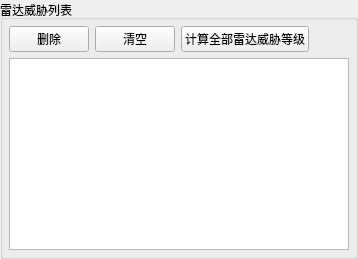
    <widget class="QGroupBox" name="groupThreatTable">
     <property name="title">
      <string>雷达威胁列表</string>
     </property>
     <layout class="QVBoxLayout" name="verticalLayout_table">
      <property name="leftMargin">
       <number>6</number>
      </property>
      <property name="topMargin">
       <number>6</number>
      </property>
      <property name="rightMargin">
       <number>6</number>
      </property>
      <property name="bottomMargin">
       <number>6</number>
      </property>
      <item>
       <layout class="QHBoxLayout" name="horizontalLayout_tableBtns">
        <item>
         <widget class="QPushButton" name="btnRemoveRows">
          <property name="text">
           <string>删除</string>
          </property>
         </widget>
        </item>
        <item>
         <widget class="QPushButton" name="btnClearTable">
          <property name="text">
           <string>清空</string>
          </property>
         </widget>
        </item>
        <item>
         <widget class="QPushButton" name="btnCalcAllRadarThreats">
          <property name="text">
           <string>计算全部雷达威胁等级</string>
          </property>
         </widget>
        </item>
        <item>
         <spacer name="horizontalSpacer_table">
          <property name="orientation">
           <enum>Qt::Horizontal</enum>
          </property>
          <property name="sizeHint" stdset="0">
           <size>
            <width>40</width>
            <height>20</height>
           </size>
          </property>
         </spacer>
        </item>
       </layout>
      </item>
      <item>
       <widget class="QTableWidget" name="tableThreatList">
        <property name="sizePolicy">
         <sizepolicy hsizetype="Expanding" vsizetype="Expanding">
          <horstretch>1</horstretch>
          <verstretch>1</verstretch>
         </sizepolicy>
        </property>
        <property name="minimumSize">
         <size>
          <width>0</width>
          <height>100</height>
         </size>
        </property>
        <property name="alternatingRowColors">
         <bool>true</bool>
        </property>
        <property name="selectionMode">
         <enum>QAbstractItemView::ExtendedSelection</enum>
        </property>
        <property name="selectionBehavior">
         <enum>QAbstractItemView::SelectRows</enum>
        </property>
       </widget>
      </item>
     </layout>
    </widget>
